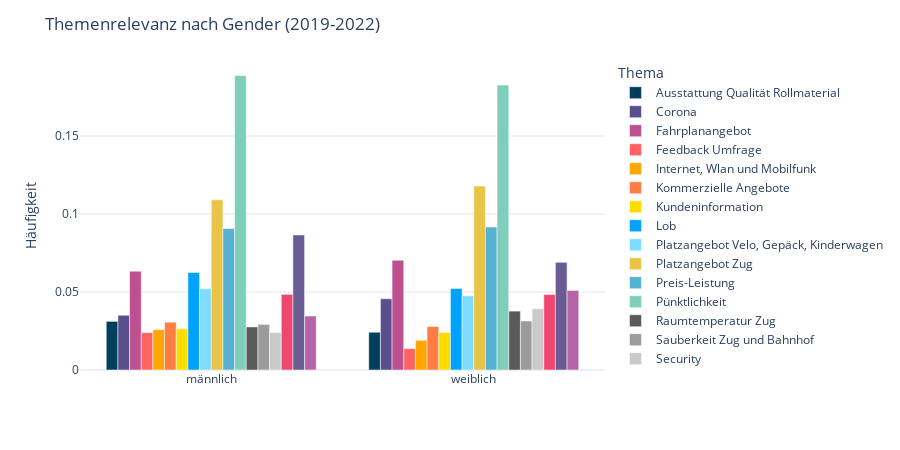

The cell this chart's notebook holds for it:
### Markdown cell above
## Plot Charts

### Code cell
barchart_gender = create_grouped_barchart(df_gender, x_col="S_sex", y_col="relative_count", color_col="CustomName", color_discrete_sequence=color_discrete_sequence, title="Themenrelevanz nach Gender (2019-2022)", xaxis_title='', yaxis_title='Häufigkeit', legend_title='Thema', template=template)

### Figure 1 — Plotly figure (JSON) as saved in the notebook; plotly's stock layout.template omitted (floating-point values rounded to 4 significant figures)
{"data": [{"alignmentgroup": "True", "customdata": [["Ausstattung Qualität Rollmaterial"], ["Ausstattung Qualität Rollmaterial"]], "hovertemplate": "CustomName=%{customdata[0]}<br>S_sex=%{x}<br>relative_count=%{y}<extra></extra>", "legendgroup": "Ausstattung Qualität Rollmaterial", "marker": {"color": "#003f5c", "pattern": {"shape": ""}}, "name": "Ausstattung Qualität Rollmaterial", "offsetgroup": "Ausstattung Qualität Rollmaterial", "orientation": "v", "showlegend": true, "textposition": "auto", "type": "bar", "x": ["männlich", "weiblich"], "xaxis": "x", "y": [0.03117, 0.02421], "yaxis": "y"}, {"alignmentgroup": "True", "customdata": [["Corona"], ["Corona"]], "hovertemplate": "CustomName=%{customdata[0]}<br>S_sex=%{x}<br>relative_count=%{y}<extra></extra>", "legendgroup": "Corona", "marker": {"color": "#58508d", "pattern": {"shape": ""}}, "name": "Corona", "offsetgroup": "Corona", "orientation": "v", "showlegend": true, "textposition": "auto", "type": "bar", "x": ["männlich", "weiblich"], "xaxis": "x", "y": [0.0351, 0.04567], "yaxis": "y"}, {"alignmentgroup": "True", "customdata": [["Fahrplanangebot"], ["Fahrplanangebot"]], "hovertemplate": "CustomName=%{customdata[0]}<br>S_sex=%{x}<br>relative_count=%{y}<extra></extra>", "legendgroup": "Fahrplanangebot", "marker": {"color": "#bc5090", "pattern": {"shape": ""}}, "name": "Fahrplanangebot", "offsetgroup": "Fahrplanangebot", "orientation": "v", "showlegend": true, "textposition": "auto", "type": "bar", "x": ["männlich", "weiblich"], "xaxis": "x", "y": [0.06335, 0.07029], "yaxis": "y"}, {"alignmentgroup": "True", "customdata": [["Feedback Umfrage"], ["Feedback Umfrage"]], "hovertemplate": "CustomName=%{customdata[0]}<br>S_sex=%{x}<br>relative_count=%{y}<extra></extra>", "legendgroup": "Feedback Umfrage", "marker": {"color": "#ff6361", "pattern": {"shape": ""}}, "name": "Feedback Umfrage", "offsetgroup": "Feedback Umfrage", "orientation": "v", "showlegend": true, "textposition": "auto", "type": "bar", "x": ["männlich", "weiblich"], "xaxis": "x", "y": [0.02393, 0.01371], "yaxis": "y"}, {"alignmentgroup": "True", "customdata": [["Internet, Wlan und Mobilfunk"], ["Internet, Wlan und Mobilfunk"]], "hovertemplate": "CustomName=%{customdata[0]}<br>S_sex=%{x}<br>relative_count=%{y}<extra></extra>", "legendgroup": "Internet, Wlan und Mobilfunk", "marker": {"color": "#ffa600", "pattern": {"shape": ""}}, "name": "Internet, Wlan und Mobilfunk", "offsetgroup": "Internet, Wlan und Mobilfunk", "orientation": "v", "showlegend": true, "textposition": "auto", "type": "bar", "x": ["männlich", "weiblich"], "xaxis": "x", "y": [0.0259, 0.01904], "yaxis": "y"}, {"alignmentgroup": "True", "customdata": [["Kommerzielle Angebote"], ["Kommerzielle Angebote"]], "hovertemplate": "CustomName=%{customdata[0]}<br>S_sex=%{x}<br>relative_count=%{y}<extra></extra>", "legendgroup": "Kommerzielle Angebote", "marker": {"color": "#ff7c43", "pattern": {"shape": ""}}, "name": "Kommerzielle Angebote", "offsetgroup": "Kommerzielle Angebote", "orientation": "v", "showlegend": true, "textposition": "auto", "type": "bar", "x": ["männlich", "weiblich"], "xaxis": "x", "y": [0.03064, 0.02788], "yaxis": "y"}, {"alignmentgroup": "True", "customdata": [["Kundeninformation"], ["Kundeninformation"]], "hovertemplate": "CustomName=%{customdata[0]}<br>S_sex=%{x}<br>relative_count=%{y}<extra></extra>", "legendgroup": "Kundeninformation", "marker": {"color": "#ffdc00", "pattern": {"shape": ""}}, "name": "Kundeninformation", "offsetgroup": "Kundeninformation", "orientation": "v", "showlegend": true, "textposition": "auto", "type": "bar", "x": ["männlich", "weiblich"], "xaxis": "x", "y": [0.02647, 0.02408], "yaxis": "y"}, {"alignmentgroup": "True", "customdata": [["Lob"], ["Lob"]], "hovertemplate": "CustomName=%{customdata[0]}<br>S_sex=%{x}<br>relative_count=%{y}<extra></extra>", "legendgroup": "Lob", "marker": {"color": "#00a2ff", "pattern": {"shape": ""}}, "name": "Lob", "offsetgroup": "Lob", "orientation": "v", "showlegend": true, "textposition": "auto", "type": "bar", "x": ["männlich", "weiblich"], "xaxis": "x", "y": [0.06253, 0.05225], "yaxis": "y"}, {"alignmentgroup": "True", "customdata": [["Platzangebot Velo, Gepäck, Kinderwagen"], ["Platzangebot Velo, Gepäck, Kinderwagen"]], "hovertemplate": "CustomName=%{customdata[0]}<br>S_sex=%{x}<br>relative_count=%{y}<extra></extra>", "legendgroup": "Platzangebot Velo, Gepäck, Kinderwagen", "marker": {"color": "#7fdbff", "pattern": {"shape": ""}}, "name": "Platzangebot Velo, Gepäck, Kinderwagen", "offsetgroup": "Platzangebot Velo, Gepäck, Kinderwagen", "orientation": "v", "showlegend": true, "textposition": "auto", "type": "bar", "x": ["männlich", "weiblich"], "xaxis": "x", "y": [0.05213, 0.04754], "yaxis": "y"}, {"alignmentgroup": "True", "customdata": [["Platzangebot Zug"], ["Platzangebot Zug"]], "hovertemplate": "CustomName=%{customdata[0]}<br>S_sex=%{x}<br>relative_count=%{y}<extra></extra>", "legendgroup": "Platzangebot Zug", "marker": {"color": "#e8c547", "pattern": {"shape": ""}}, "name": "Platzangebot Zug", "offsetgroup": "Platzangebot Zug", "orientation": "v", "showlegend": true, "textposition": "auto", "type": "bar", "x": ["männlich", "weiblich"], "xaxis": "x", "y": [0.1091, 0.1179], "yaxis": "y"}, {"alignmentgroup": "True", "customdata": [["Preis-Leistung"], ["Preis-Leistung"]], "hovertemplate": "CustomName=%{customdata[0]}<br>S_sex=%{x}<br>relative_count=%{y}<extra></extra>", "legendgroup": "Preis-Leistung", "marker": {"color": "#55b2d2", "pattern": {"shape": ""}}, "name": "Preis-Leistung", "offsetgroup": "Preis-Leistung", "orientation": "v", "showlegend": true, "textposition": "auto", "type": "bar", "x": ["männlich", "weiblich"], "xaxis": "x", "y": [0.09073, 0.09167], "yaxis": "y"}, {"alignmentgroup": "True", "customdata": [["Pünktlichkeit"], ["Pünktlichkeit"]], "hovertemplate": "CustomName=%{customdata[0]}<br>S_sex=%{x}<br>relative_count=%{y}<extra></extra>", "legendgroup": "Pünktlichkeit", "marker": {"color": "#7fcdbb", "pattern": {"shape": ""}}, "name": "Pünktlichkeit", "offsetgroup": "Pünktlichkeit", "orientation": "v", "showlegend": true, "textposition": "auto", "type": "bar", "x": ["männlich", "weiblich"], "xaxis": "x", "y": [0.1888, 0.1826], "yaxis": "y"}, {"alignmentgroup": "True", "customdata": [["Raumtemperatur Zug"], ["Raumtemperatur Zug"]], "hovertemplate": "CustomName=%{customdata[0]}<br>S_sex=%{x}<br>relative_count=%{y}<extra></extra>", "legendgroup": "Raumtemperatur Zug", "marker": {"color": "#5a5a5a", "pattern": {"shape": ""}}, "name": "Raumtemperatur Zug", "offsetgroup": "Raumtemperatur Zug", "orientation": "v", "showlegend": true, "textposition": "auto", "type": "bar", "x": ["männlich", "weiblich"], "xaxis": "x", "y": [0.02762, 0.03775], "yaxis": "y"}, {"alignmentgroup": "True", "customdata": [["Sauberkeit Zug und Bahnhof"], ["Sauberkeit Zug und Bahnhof"]], "hovertemplate": "CustomName=%{customdata[0]}<br>S_sex=%{x}<br>relative_count=%{y}<extra></extra>", "legendgroup": "Sauberkeit Zug und Bahnhof", "marker": {"color": "#9c9c9c", "pattern": {"shape": ""}}, "name": "Sauberkeit Zug und Bahnhof", "offsetgroup": "Sauberkeit Zug und Bahnhof", "orientation": "v", "showlegend": true, "textposition": "auto", "type": "bar", "x": ["männlich", "weiblich"], "xaxis": "x", "y": [0.02925, 0.03142], "yaxis": "y"}, {"alignmentgroup": "True", "customdata": [["Security"], ["Security"]], "hovertemplate": "CustomName=%{customdata[0]}<br>S_sex=%{x}<br>relative_count=%{y}<extra></extra>", "legendgroup": "Security", "marker": {"color": "#c9c9c9", "pattern": {"shape": ""}}, "name": "Security", "offsetgroup": "Security", "orientation": "v", "showlegend": true, "textposition": "auto", "type": "bar", "x": ["männlich", "weiblich"], "xaxis": "x", "y": [0.02393, 0.03929], "yaxis": "y"}, {"alignmentgroup": "True", "customdata": [["Sonstiges"], ["Sonstiges"]], "hovertemplate": "CustomName=%{customdata[0]}<br>S_sex=%{x}<br>relative_count=%{y}<extra></extra>", "legendgroup": "Sonstiges", "marker": {"color": "#ef476f", "pattern": {"shape": ""}}, "name": "Sonstiges", "offsetgroup": "Sonstiges", "orientation": "v", "showlegend": true, "textposition": "auto", "type": "bar", "x": ["männlich", "weiblich"], "xaxis": "x", "y": [0.04853, 0.04838], "yaxis": "y"}, {"alignmentgroup": "True", "customdata": [["Vertrieb und Services"], ["Vertrieb und Services"]], "hovertemplate": "CustomName=%{customdata[0]}<br>S_sex=%{x}<br>relative_count=%{y}<extra></extra>", "legendgroup": "Vertrieb und Services", "marker": {"color": "#6b5b95", "pattern": {"shape": ""}}, "name": "Vertrieb und Services", "offsetgroup": "Vertrieb und Services", "orientation": "v", "showlegend": true, "textposition": "auto", "type": "bar", "x": ["männlich", "weiblich"], "xaxis": "x", "y": [0.08661, 0.06904], "yaxis": "y"}, {"alignmentgroup": "True", "customdata": [["WC Verfügbarkeit und Sauberkeit"], ["WC Verfügbarkeit und Sauberkeit"]], "hovertemplate": "CustomName=%{customdata[0]}<br>S_sex=%{x}<br>relative_count=%{y}<extra></extra>", "legendgroup": "WC Verfügbarkeit und Sauberkeit", "marker": {"color": "#b565a7", "pattern": {"shape": ""}}, "name": "WC Verfügbarkeit und Sauberkeit", "offsetgroup": "WC Verfügbarkeit und Sauberkeit", "orientation": "v", "showlegend": true, "textposition": "auto", "type": "bar", "x": ["männlich", "weiblich"], "xaxis": "x", "y": [0.03462, 0.051], "yaxis": "y"}], "layout": {"barmode": "group", "height": 450, "legend": {"title": {"text": "Thema"}, "tracegroupgap": 0}, "margin": {"t": 60}, "title": {"text": "Themenrelevanz nach Gender (2019-2022)"}, "width": 900, "xaxis": {"anchor": "y", "domain": [0, 1], "showgrid": false, "title": {"text": ""}}, "yaxis": {"anchor": "x", "domain": [0, 1], "gridcolor": "rgba(0,0,0,0.1)", "gridwidth": 1, "showgrid": true, "title": {"text": "Häufigkeit"}}}}
